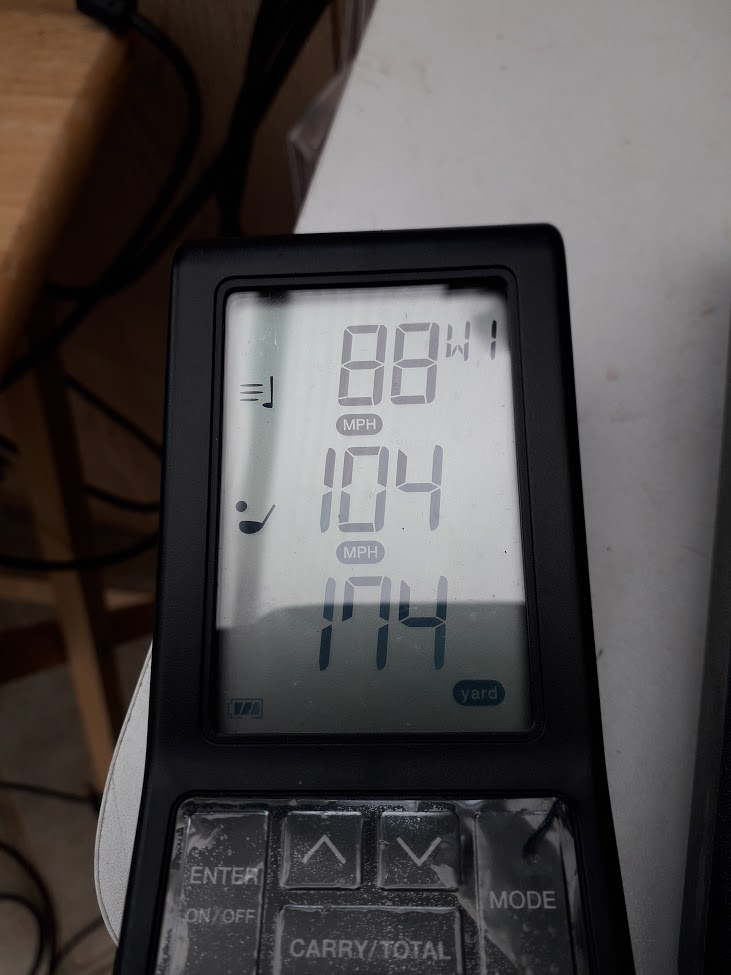
#> input picture images/launch-monitor.jpg, 731 x 975 px
$ python image-thresholds.py
#> lines starting #> are read from the running program, lines starting #| are printed output that depends on the picture; after the words box and inside, x2 and y2 are one past the last pixel; in counts of white or black regions, pixels touching at a corner belong together
import cv2
import numpy as np
import matplotlib.pyplot as plt

launchMonitor = cv2.imread('images/launch-monitor.jpg')
#> launchMonitor is the input picture: shape (975, 731, 3); mean B, G, R 75.8, 75.9, 79.6

gray = cv2.cvtColor(launchMonitor,cv2.COLOR_BGR2GRAY)
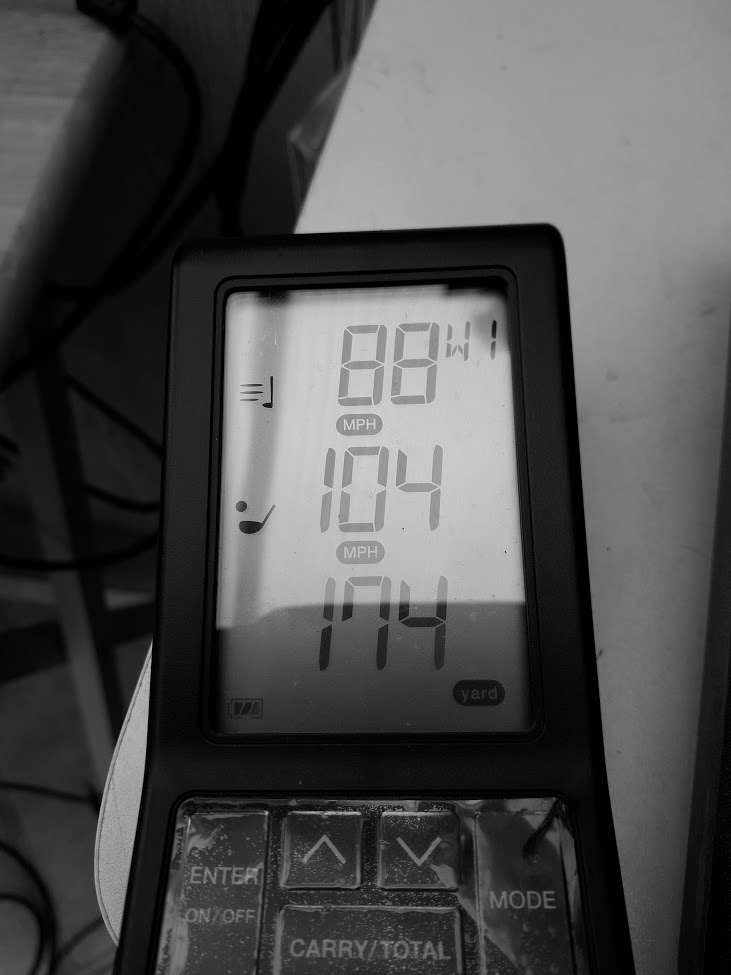
#> gray: shape (975, 731); min 0, max 225, mean 77


# adaptive threshold
adaptive = cv2.adaptiveThreshold(gray,
255,
cv2.ADAPTIVE_THRESH_GAUSSIAN_C,
cv2.THRESH_BINARY, 175, 1)
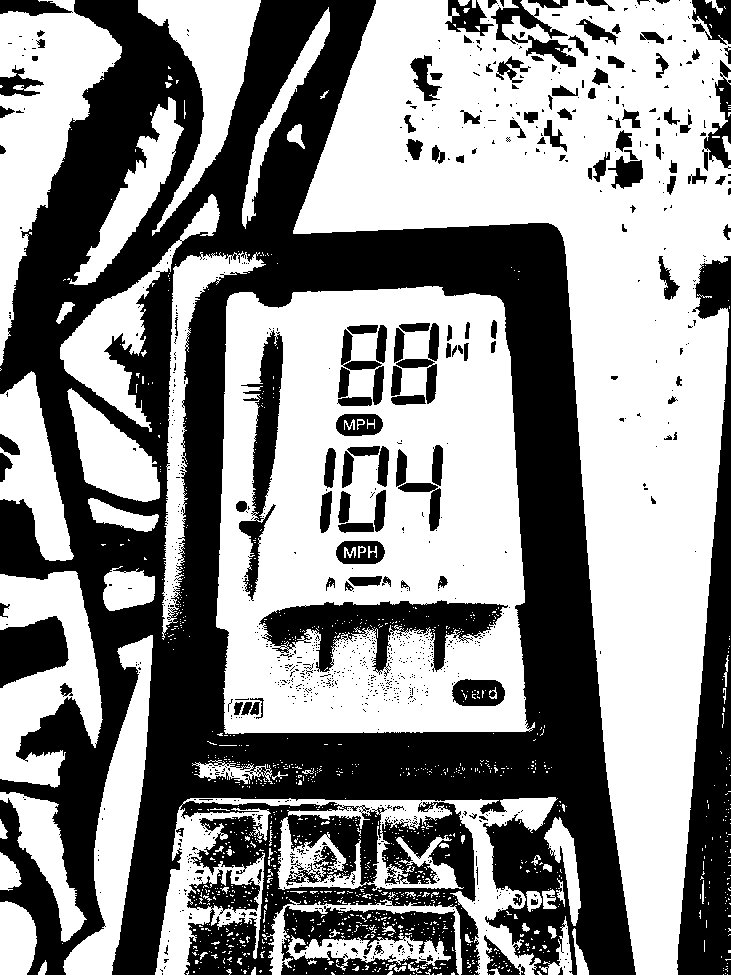
#> adaptive: shape (975, 731); 55.5% white; 1021 black regions (871 under 20 px), largest, box (x1, y1, x2, y2) and area: (0, 0, 636, 975) 244646, (677, 256, 731, 975) 19034, (259, 600, 508, 677) 8334

retval2,otsu = cv2.threshold(gray,
125,
255,
cv2.THRESH_BINARY+cv2.THRESH_OTSU)
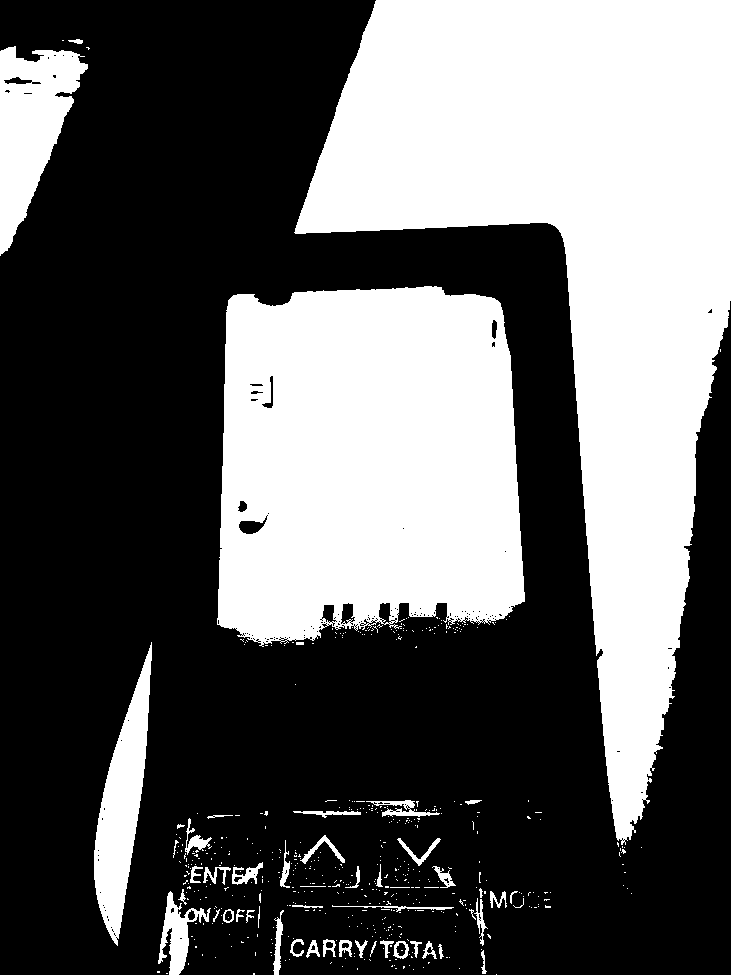
#> otsu: shape (975, 731); 38.6% white; 527 white regions (476 under 20 px), largest, box (x1, y1, x2, y2) and area: (294, 0, 731, 845) 153285, (217, 286, 525, 647) 96132, (0, 46, 88, 256) 9803
#> retval2 = 90

cv2.imshow('Grey',gray)
cv2.imshow('Adaptive',adaptive)
cv2.imshow('OTSU',otsu)
#cv2.imshow('Inverse',mask_inv)

cv2.waitKey(0)
cv2.destroyAllWindows()
